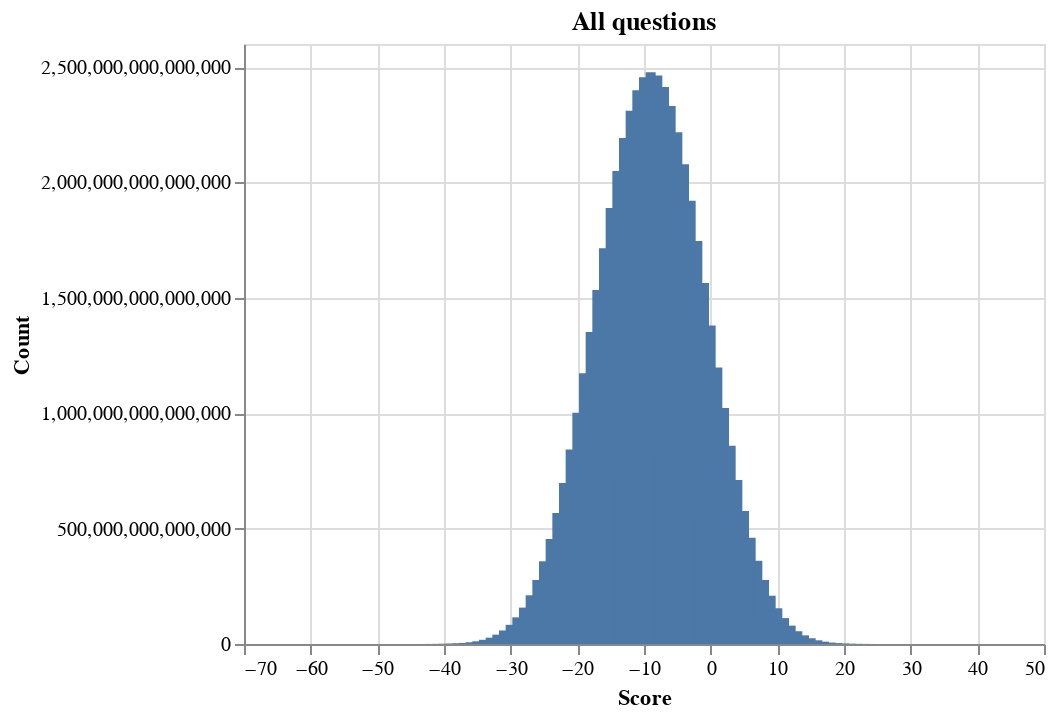
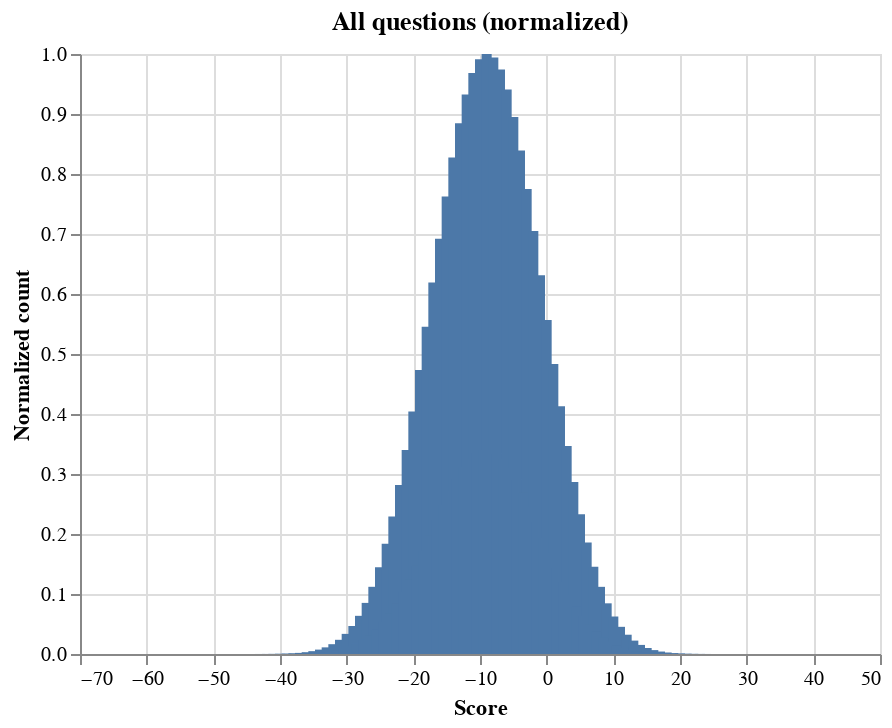
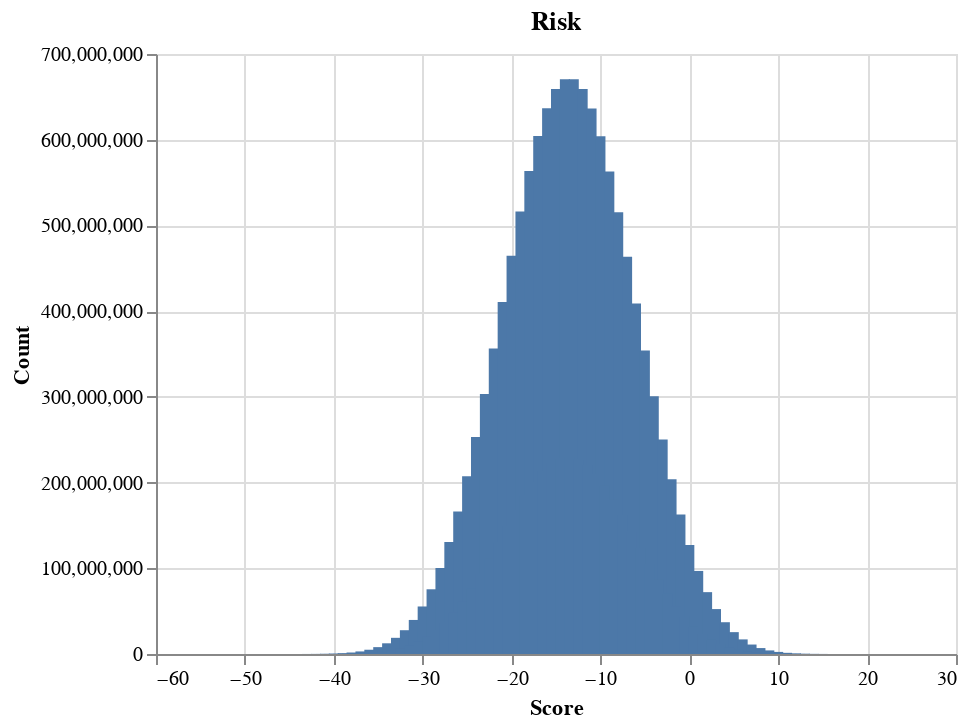
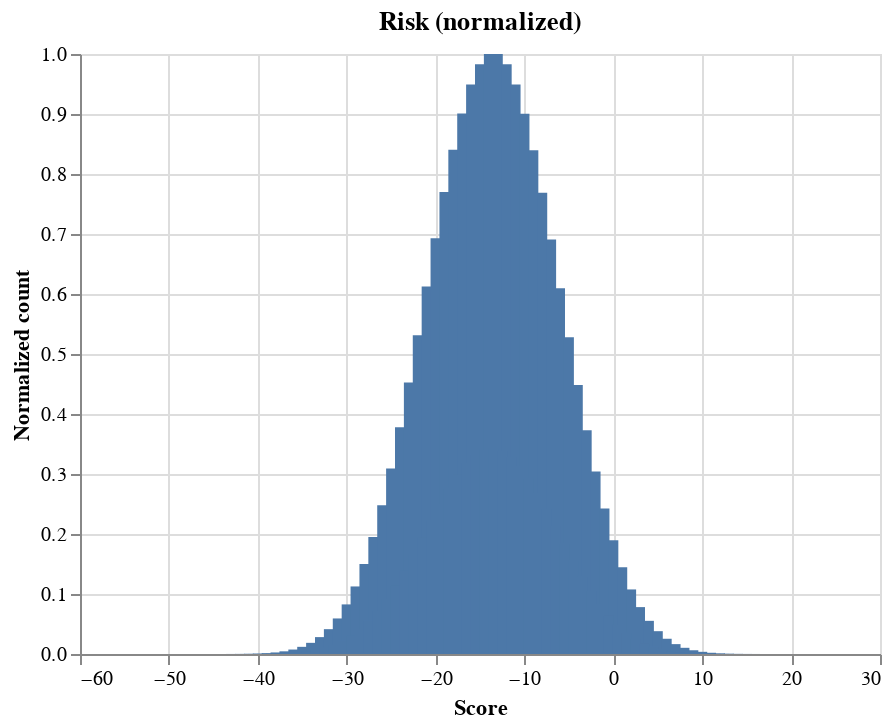

The code cell stored with these charts, in order, in its notebook:
### Code cell
config = [
    ('All questions', questions),
    ('Risk', x_q),
    ('Public Value', y_q),
]
for title, questions in config:
    df = score_count_df_from_questions(questions)
    df_norm = normalize_df(df, ['count'])
    display(hist(df, title))
    display(hist(df_norm, f'{title} (normalized)', titleY='Normalized count'))

### Figure 1 — Vega-Lite specification as saved in the notebook (floating-point values rounded to 4 significant figures; data arrays with more than 128 entries replaced by an {"elided": "..."} marker saying what was removed)
{"config": {"view": {"continuousWidth": 400, "continuousHeight": 300}}, "data": {"name": "data-14c519be9d9a8beb0f48317332cf204c"}, "mark": "bar", "encoding": {"tooltip": [{"field": "score", "type": "quantitative"}, {"field": "count", "type": "quantitative"}], "x": {"field": "score", "title": "Score", "type": "quantitative"}, "y": {"field": "count", "title": "Count", "type": "quantitative"}}, "title": "All questions", "$schema": "https://vega.github.io/schema/vega-lite/v4.17.0.json", "datasets": {"data-14c519be9d9a8beb0f48317332cf204c": {"elided": "198 records"}}}

### Figure 2 — Vega-Lite specification as saved in the notebook (floating-point values rounded to 4 significant figures; data arrays with more than 128 entries replaced by an {"elided": "..."} marker saying what was removed)
{"config": {"view": {"continuousWidth": 400, "continuousHeight": 300}}, "data": {"name": "data-f8278697c6422a550e0f74fa43ff05d1"}, "mark": "bar", "encoding": {"tooltip": [{"field": "score", "type": "quantitative"}, {"field": "count", "type": "quantitative"}], "x": {"field": "score", "title": "Score", "type": "quantitative"}, "y": {"field": "count", "title": "Normalized count", "type": "quantitative"}}, "title": "All questions (normalized)", "$schema": "https://vega.github.io/schema/vega-lite/v4.17.0.json", "datasets": {"data-f8278697c6422a550e0f74fa43ff05d1": {"elided": "198 records"}}}

### Figure 3 — Vega-Lite specification as saved in the notebook (floating-point values rounded to 4 significant figures; data arrays with more than 128 entries replaced by an {"elided": "..."} marker saying what was removed)
{"config": {"view": {"continuousWidth": 400, "continuousHeight": 300}}, "data": {"name": "data-35c8cc2a64f839ad72de01e98bcdb406"}, "mark": "bar", "encoding": {"tooltip": [{"field": "score", "type": "quantitative"}, {"field": "count", "type": "quantitative"}], "x": {"field": "score", "title": "Score", "type": "quantitative"}, "y": {"field": "count", "title": "Count", "type": "quantitative"}}, "title": "Risk", "$schema": "https://vega.github.io/schema/vega-lite/v4.17.0.json", "datasets": {"data-35c8cc2a64f839ad72de01e98bcdb406": {"elided": "146 records"}}}

### Figure 4 — Vega-Lite specification as saved in the notebook (floating-point values rounded to 4 significant figures; data arrays with more than 128 entries replaced by an {"elided": "..."} marker saying what was removed)
{"config": {"view": {"continuousWidth": 400, "continuousHeight": 300}}, "data": {"name": "data-62ff427770827efa577fa9bb6eec8dbf"}, "mark": "bar", "encoding": {"tooltip": [{"field": "score", "type": "quantitative"}, {"field": "count", "type": "quantitative"}], "x": {"field": "score", "title": "Score", "type": "quantitative"}, "y": {"field": "count", "title": "Normalized count", "type": "quantitative"}}, "title": "Risk (normalized)", "$schema": "https://vega.github.io/schema/vega-lite/v4.17.0.json", "datasets": {"data-62ff427770827efa577fa9bb6eec8dbf": {"elided": "146 records"}}}
